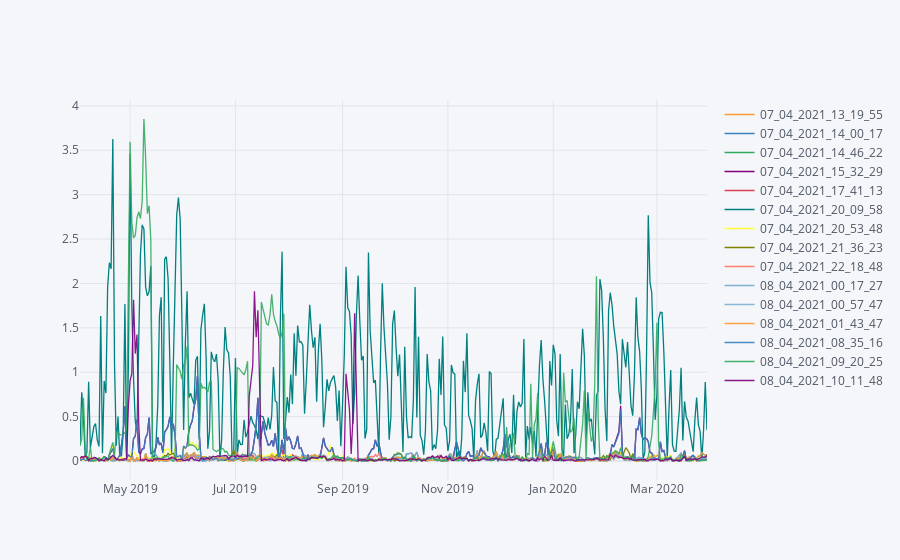

The code cell stored with this chart in its notebook:
### Code cell
error_tot.iplot()

### Figure 1 — Plotly figure (JSON) as saved in the notebook; plotly's stock layout.template omitted (floating-point values rounded to 4 significant figures; data arrays with more than 128 entries replaced by an {"elided": "..."} marker saying what was removed)
{"data": [{"line": {"color": "rgba(255, 153, 51, 1.0)", "dash": "solid", "shape": "linear", "width": 1.3}, "mode": "lines", "name": "07_04_2021_13_19_55", "text": "", "type": "scatter", "x": {"elided": "364 str values"}, "y": {"elided": "364 float values"}}, {"line": {"color": "rgba(55, 128, 191, 1.0)", "dash": "solid", "shape": "linear", "width": 1.3}, "mode": "lines", "name": "07_04_2021_14_00_17", "text": "", "type": "scatter", "x": {"elided": "364 str values"}, "y": {"elided": "364 float values"}}, {"line": {"color": "rgba(50, 171, 96, 1.0)", "dash": "solid", "shape": "linear", "width": 1.3}, "mode": "lines", "name": "07_04_2021_14_46_22", "text": "", "type": "scatter", "x": {"elided": "364 str values"}, "y": {"elided": "364 float values"}}, {"line": {"color": "rgba(128, 0, 128, 1.0)", "dash": "solid", "shape": "linear", "width": 1.3}, "mode": "lines", "name": "07_04_2021_15_32_29", "text": "", "type": "scatter", "x": {"elided": "364 str values"}, "y": {"elided": "364 float values"}}, {"line": {"color": "rgba(219, 64, 82, 1.0)", "dash": "solid", "shape": "linear", "width": 1.3}, "mode": "lines", "name": "07_04_2021_17_41_13", "text": "", "type": "scatter", "x": {"elided": "364 str values"}, "y": {"elided": "364 float values"}}, {"line": {"color": "rgba(0, 128, 128, 1.0)", "dash": "solid", "shape": "linear", "width": 1.3}, "mode": "lines", "name": "07_04_2021_20_09_58", "text": "", "type": "scatter", "x": {"elided": "364 str values"}, "y": {"elided": "364 float values"}}, {"line": {"color": "rgba(255, 255, 51, 1.0)", "dash": "solid", "shape": "linear", "width": 1.3}, "mode": "lines", "name": "07_04_2021_20_53_48", "text": "", "type": "scatter", "x": {"elided": "364 str values"}, "y": {"elided": "364 float values"}}, {"line": {"color": "rgba(128, 128, 0, 1.0)", "dash": "solid", "shape": "linear", "width": 1.3}, "mode": "lines", "name": "07_04_2021_21_36_23", "text": "", "type": "scatter", "x": {"elided": "364 str values"}, "y": {"elided": "364 float values"}}, {"line": {"color": "rgba(251, 128, 114, 1.0)", "dash": "solid", "shape": "linear", "width": 1.3}, "mode": "lines", "name": "07_04_2021_22_18_48", "text": "", "type": "scatter", "x": {"elided": "364 str values"}, "y": {"elided": "364 float values"}}, {"line": {"color": "rgba(128, 177, 211, 1.0)", "dash": "solid", "shape": "linear", "width": 1.3}, "mode": "lines", "name": "08_04_2021_00_17_27", "text": "", "type": "scatter", "x": {"elided": "364 str values"}, "y": {"elided": "364 float values"}}, {"line": {"color": "rgba(128, 177, 211, 0.8999999999999999)", "dash": "solid", "shape": "linear", "width": 1.3}, "mode": "lines", "name": "08_04_2021_00_57_47", "text": "", "type": "scatter", "x": {"elided": "364 str values"}, "y": {"elided": "364 float values"}}, {"line": {"color": "rgba(255, 153, 51, 0.8999999999999999)", "dash": "solid", "shape": "linear", "width": 1.3}, "mode": "lines", "name": "08_04_2021_01_43_47", "text": "", "type": "scatter", "x": {"elided": "364 str values"}, "y": {"elided": "364 float values"}}, {"line": {"color": "rgba(55, 128, 191, 0.8999999999999999)", "dash": "solid", "shape": "linear", "width": 1.3}, "mode": "lines", "name": "08_04_2021_08_35_16", "text": "", "type": "scatter", "x": {"elided": "364 str values"}, "y": {"elided": "364 float values"}}, {"line": {"color": "rgba(50, 171, 96, 0.8999999999999999)", "dash": "solid", "shape": "linear", "width": 1.3}, "mode": "lines", "name": "08_04_2021_09_20_25", "text": "", "type": "scatter", "x": {"elided": "364 str values"}, "y": {"elided": "364 float values"}}, {"line": {"color": "rgba(128, 0, 128, 0.8999999999999999)", "dash": "solid", "shape": "linear", "width": 1.3}, "mode": "lines", "name": "08_04_2021_10_11_48", "text": "", "type": "scatter", "x": {"elided": "364 str values"}, "y": {"elided": "364 float values"}}], "layout": {"legend": {"bgcolor": "#F5F6F9", "font": {"color": "#4D5663"}}, "paper_bgcolor": "#F5F6F9", "plot_bgcolor": "#F5F6F9", "title": {"font": {"color": "#4D5663"}}, "xaxis": {"gridcolor": "#E1E5ED", "showgrid": true, "tickfont": {"color": "#4D5663"}, "title": {"font": {"color": "#4D5663"}, "text": ""}, "zerolinecolor": "#E1E5ED"}, "yaxis": {"gridcolor": "#E1E5ED", "showgrid": true, "tickfont": {"color": "#4D5663"}, "title": {"font": {"color": "#4D5663"}, "text": ""}, "zerolinecolor": "#E1E5ED"}}}
